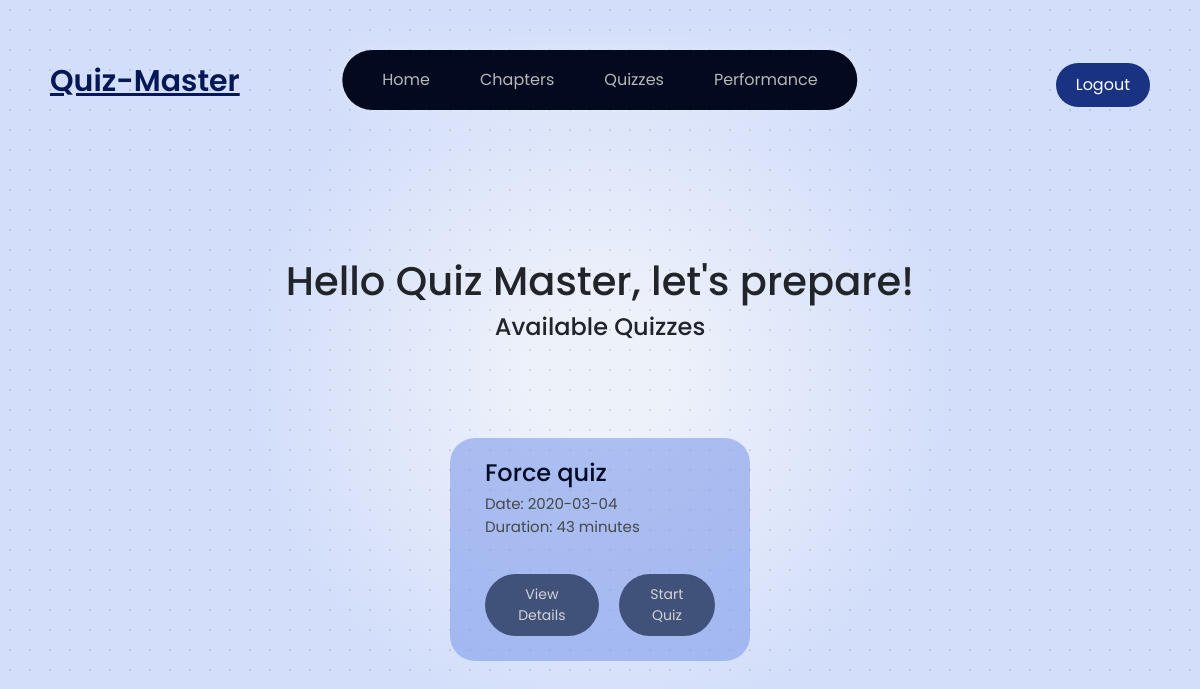
Page /student (signed in) on the earlier database version.
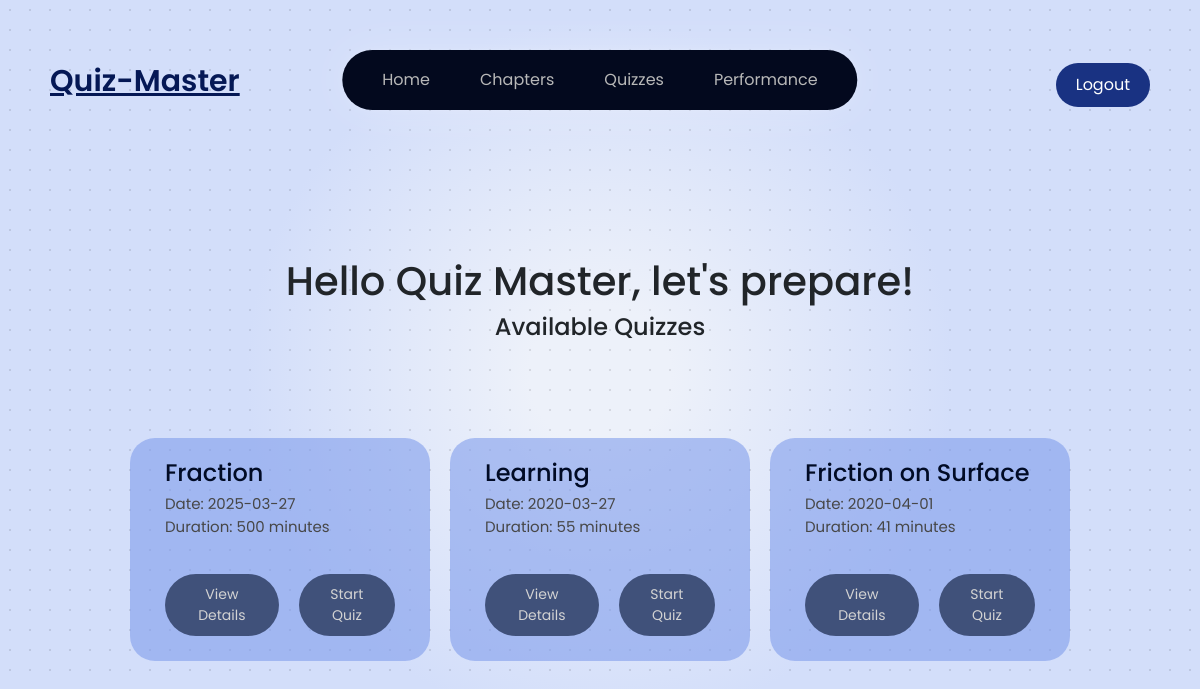
Same page on the later database version.
### models/models.py (models this page shows)
class Quiz(db.Model):
    __tablename__ = 'quizzes'
    id = db.Column(db.Integer, primary_key=True)
    subject_id = db.Column(db.Integer, db.ForeignKey('subjects.id'), nullable=False)
    chapter_id = db.Column(db.Integer, db.ForeignKey('chapters.id'), nullable=False)
    date_of_quiz = db.Column(db.Date, nullable=False)
    time_duration = db.Column(db.Integer, nullable=False)
    remarks = db.Column(db.Text, nullable=True)

### controllers/student_dashboard.py (the view)
@student_dashboard_bp.route('/student')
def student_dashboard():
    user_id = session.get('user_id')  # Ensure 'user_id' is set during login
    if user_id:
        user = Users.query.get(user_id)
        if user:
            quizzes = Quiz.query.all()
            return render_template('student_dashboard.html', quizzes=quizzes, userName=user.fullName)
        else:
            return "User not found", 404
    else:
        return redirect('/login')

### templates/student_dashboard.html (shortened to what this page needs)
<!DOCTYPE html>
<html lang="en">
<head>
    <link rel="stylesheet" href="{{ url_for('static', filename='styles.css') }}">
</head>
<body class='page_look font_family_poppins'>
    {% include 'navbar_sd.html' %}
    <h1 style="text-align: center;">Hello {{ userName }}, let's prepare!</h1>
    <h4 style="text-align: center;">Available Quizzes</h4>
    <div style="height: 50vh; display: flex; flex-wrap: wrap; justify-content: center; align-items: center; gap: 20px;">
        {% for quiz in quizzes %}
        <div  style="width: 25%;min-height: 120px; margin-top: 20px; background-color: #7f9ced94; padding: 25px 35px; border-radius: 25px; border: 0; box-shadow: 0px 2px 10px rgba(0, 0, 0, 0.0); text-align: center; margin-top: 0px; display: flex; flex-direction: column; justify-content: space-between;">
            <h3 style="text-align:left;font-size: 24px; color:#010b25; padding: 10px 0px; line-height: 0px; font-weight: 500;">{{ quiz.remarks }}</h3>
            <p style="text-align:left;color: rgb(71, 71, 71); font-size: 15px;padding: 2px 0px;">Date: {{ quiz.date_of_quiz }}</p>
            <p style="text-align:left;color: rgb(71, 71, 71); font-size: 15px;padding: 0px 0px; margin-top: -18px;">Duration: {{ quiz.time_duration }} minutes</p>
            <div style="display: flex;justify-content: center;gap: 20px;">
            <a href="{{ url_for('get_quiz_details', quiz_id=quiz.id) }}">
                <button style="margin-top: 20px;font-size: 14px; padding: 10px 15px; background-color: rgb(64, 81, 122); color: rgb(211, 211, 211); border: none; border-radius: 35px;">View Details</button>
            </a>
            <a href="{{ url_for('start_quiz_prev') }}">
                <button style="margin-top: 20px;font-size: 14px; padding: 10px 15px; background-color: rgb(64, 81, 122); color: rgb(211, 211, 211); border: none; border-radius: 35px;">Start Quiz</button>
            </a>
        </div>
        </div>
        {% endfor %}
    </div>
</body>
</html>

Differences in the rows shown:
removed Quiz: remarks "Force quiz", date_of_quiz "2020-03-04", time_duration "43"
added Quiz: remarks "Fraction", date_of_quiz "2025-03-27", time_duration "500"
added Quiz: remarks "Learning", date_of_quiz "2020-03-27", time_duration "55"
added Quiz: remarks "Friction on Surface", date_of_quiz "2020-04-01", time_duration "41"
